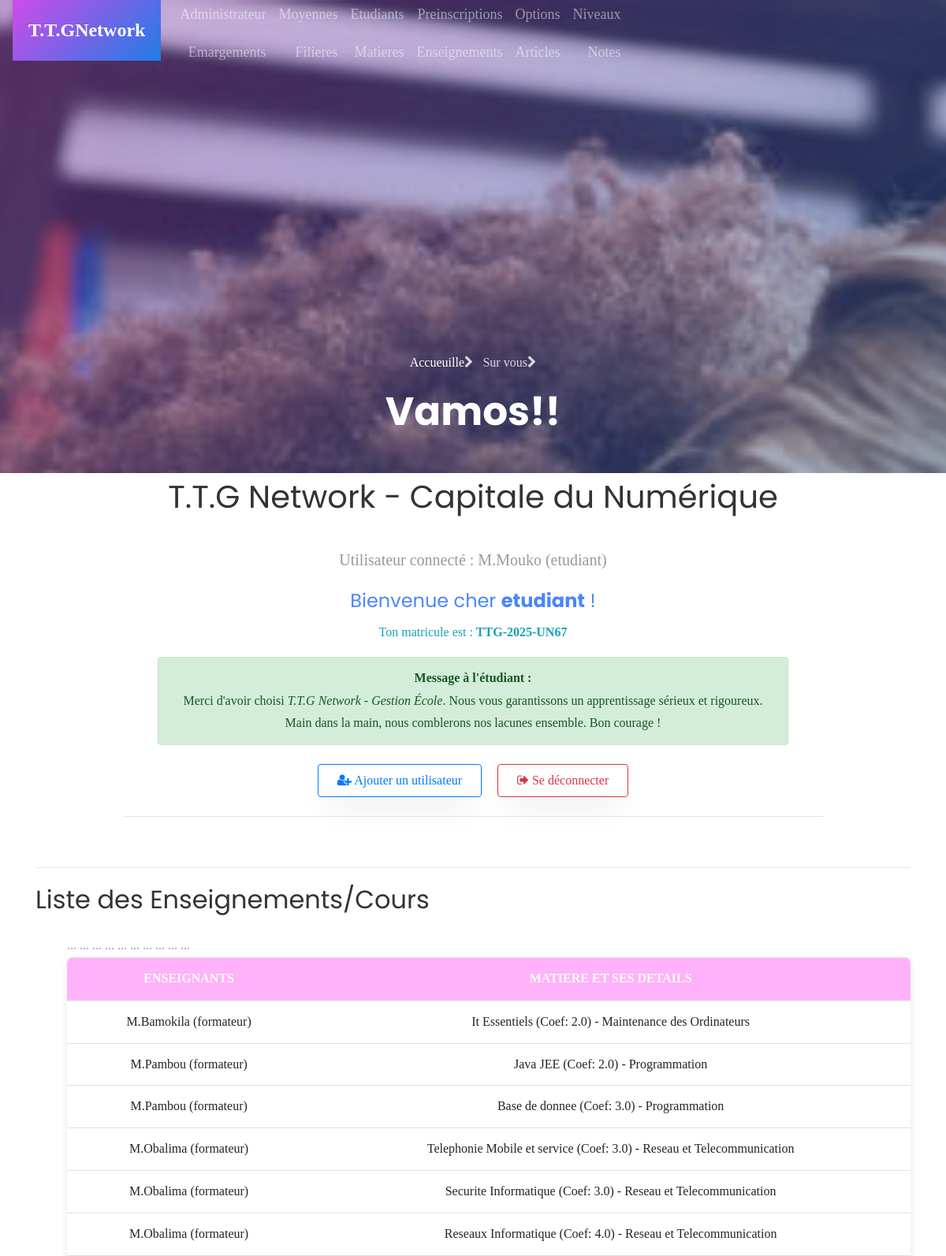
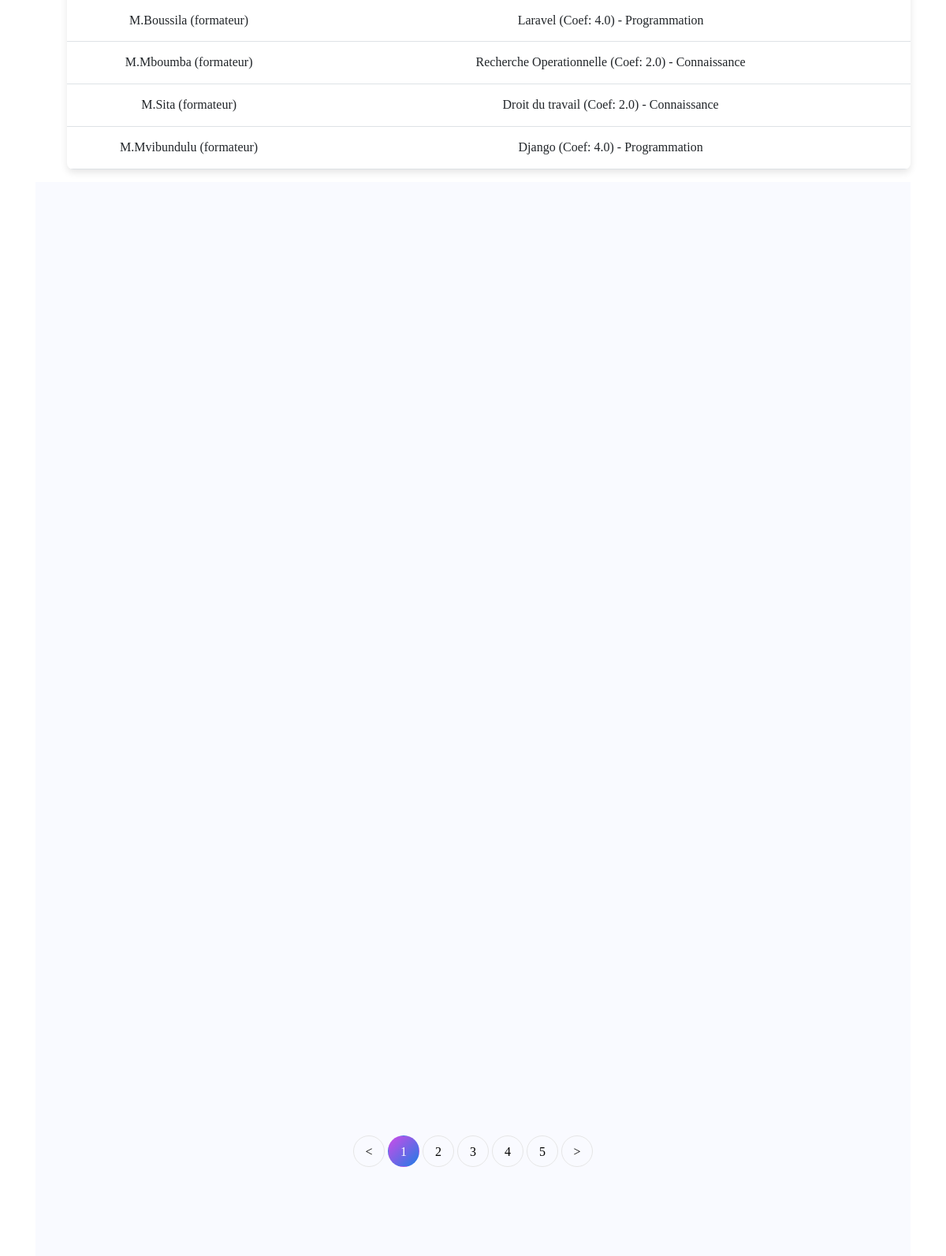
/enseignement (signed in, upper part), run on the app's committed database (2 pictures, top to bottom).
### core/models.py (models this page shows, shortened)
class User(AbstractUser):
    ROLES = (
        ('admin', 'Administrateur'),
        ('formateur', 'Formateur'),
        ('etudiant', 'Étudiant'),
        ('parent', 'Parent'),
    )
    role = models.CharField(max_length=20, choices=ROLES)
    code_formateur = models.CharField(max_length=10, unique=True, null=True, blank=True)
    code_parent = models.CharField(max_length=10, unique=True, null=True, blank=True)
    matricule = models.CharField(max_length=30, unique=True, null=True, blank=True)
    def __str__(self):
        return f"{self.username} ({self.role})"

class Enseignement(models.Model):
    formateur = models.ForeignKey(User, on_delete=models.CASCADE, limit_choices_to={'role': 'formateur'})
    matiere = models.ForeignKey(Matiere, on_delete=models.CASCADE)

class Matiere(models.Model):
    nom = models.CharField(max_length=100)
    coefficient = models.FloatField()
    option = models.ForeignKey(Option, on_delete=models.CASCADE)
    def __str__(self):
        return f"{self.nom} (Coef: {self.coefficient}) - {self.option.nom if self.option else 'Option ?'}"

class Option(models.Model):
    nom = models.CharField(max_length=100)
    filiere = models.ForeignKey(Filiere, on_delete=models.CASCADE)
    class Meta:
        constraints = [
            models.UniqueConstraint(fields=['nom', 'filiere'], name='unique_option_par_filiere_et_niveau')
        ]
        verbose_name = "Option"
        verbose_name_plural = "Options"

### core/views.py (the view)
# urls.py: path('enseignement', views.enseignements_view, name='enseignement'),
@login_required
def enseignements_view(request):
    enseignements = Enseignement.objects.all()
    return render(request, 'liste_enseignements.html', {'enseignements': enseignements})

### core/templates/liste_enseignements.html (shortened to what this page needs)
{% extends "base.html" %}
{% block content %}
  <hr>
  <h2>Liste des Enseignements/Cours</h2>
  <ul>
      <table class="table">
        <thead>
          <th>Enseignants</th>
          <th>Matiere et ses details</th>
        </thead>
        {% for enseignement in enseignements %}
        <tbody>
            <td>{{ enseignement.formateur }}</td>
            <td>{{ enseignement.matiere }}</td>
        </tbody>
        {% endfor %}
      </table>
  </ul>
  <section class="ftco-section bg-light">
		<div class="container">
			<div class="row">
			</div>
			<div class="row mt-5">
				<div class="col text-center">
					<div class="block-27">
						<ul>
							<li><a href="#">&lt;</a></li>
							<li class="active"><span>1</span></li>
							<li><a href="#">2</a></li>
							<li><a href="#">3</a></li>
							<li><a href="#">4</a></li>
							<li><a href="#">5</a></li>
							<li><a href="#">&gt;</a></li>
						</ul>
					</div>
				</div>
			</div>
		</div>
	</section>
{% endblock %}

### core/templates/base.html (shortened to what this page needs)
<!DOCTYPE html>
<html lang="en">
  {% load static %}
<head>
	<link rel="stylesheet" href="https://stackpath.bootstrapcdn.com/font-awesome/4.7.0/css/font-awesome.min.css">
	<link rel="stylesheet" href="{% static 'css/animate.css' %}">
	<link rel="stylesheet" href="{% static 'css/feuille.css' %}">
	<link rel="stylesheet" href="{% static 'css/owl.carousel.min.css' %}">
	<link rel="stylesheet" href="{% static 'css/owl.theme.default.min.css' %}">
	<link rel="stylesheet" href="{% static 'css/magnific-popup.css' %}">
	<link rel="stylesheet" href="{% static 'css/bootstrap-datepicker.css' %}">
	<link rel="stylesheet" href="{% static 'css/jquery.timepicker.css' %}">
	<link rel="stylesheet" href="{% static 'css/flaticon.css' %}">
	<link rel="stylesheet" href="{% static 'css/style.css' %}">
</head>
<body>
	<nav class="navbar navbar-expand-lg navbar-dark ftco_navbar bg-dark ftco-navbar-light" id="ftco-navbar">
		<div class="container">
			<a class="navbar-brand" href="index.html"><span>T.T.G</span>Network</a>
			<div class="collapse navbar-collapse" id="ftco-nav" style="font-family:Georgia, 'Times New Roman', Times, serif;font-size:large;">
				<ul class="navbar-nav ml-auto">
          <div>
            <li class="nav-item"><a href="{% url 'admin:index' %}" class="nav-link">Administrateur</a></li>
            <li class="nav-item"><a href="{% url 'liste_emargements' %}" class="nav-link">Emargements</a></li>
          </div>
					<div>
            <li class="nav-item"><a href="{% url 'recherche_moyenne' %}" class="nav-link">Moyennes</a></li>
            <li class="nav-item"><a href="{% url 'filiere' %}" class="nav-link">Filieres</a></li>
          </div>
          <div>
            <li class="nav-item"><a href="{% url 'etudiant' %}" class="nav-link">Etudiants</a></li>
            <li class="nav-item"><a href="{% url 'matiere' %}" class="nav-link">Matieres</a></li>
          </div>
					<div>
            <li class="nav-item"><a href="{% url 'preinscription' %}" class="nav-link">Preinscriptions</a></li>
            <li class="nav-item"><a href="{% url 'enseignement' %}" class="nav-link">Enseignements</a></li>
          </div>
          <div>
            <li class="nav-item"><a href="{% url 'options' %}" class="nav-link">Options</a></li>
            <li class="nav-item"><a href="{% url 'article' %}" class="nav-link">Articles</a></li>
          </div>
          <div>
            <li class="nav-item"><a href="{% url 'niveau' %}" class="nav-link">Niveaux</a></li>
            <li class="nav-item"><a href="{% url 'note' %}" class="nav-link">Notes</a></li>
          </div>
				</ul>
			</div>
		</div>
    <div class="collapse navbar-collapse" id="ftco-nav">
			</div>
	</nav>
	<section class="hero-wrap hero-wrap-2" style="background-image: url('/static/images/image_4.jpg');">
		<div class="overlay"></div>
		<div class="container">
			<div class="row no-gutters slider-text align-items-end justify-content-center">
				<div class="col-md-9 ftco-animate pb-5 text-center">
					<p class="breadcrumbs"><span class="mr-2"><a href="{% url 'connexion' %}">Accueuille<i class="fa fa-chevron-right"></i></a></span> <span>Sur vous<i class="fa fa-chevron-right"></i></span></p>
					<h1 class="mb-0 bread">Vamos!!</h1>
				</div>
			</div>
		</div>
	</section>
  <section>
    <div class="container" id="base">
        <h1>T.T.G Network - Capitale du Numérique</h1>
    <main class="py-4 text-center">
      <p class="lead">Utilisateur connecté : <strong>{{ user }}</strong></p>
      {% if user.is_authenticated %}
        {% if user.role %}
          <p class="text-primary h4">Bienvenue cher <strong>{{ user.role }}</strong> !</p>
        {% else %}
          <p class="text-primary h4">Bienvenue cher <strong>Admin</strong> !</p>
        {% endif %}
        {% if user.matricule %}
          <p class="text-info">Ton matricule est : <strong>{{ user.matricule }}</strong></p>
          <div class="alert alert-success" role="alert" style="max-width: 800px; margin: auto;">
            <strong>Message à l'étudiant :</strong><br>
            Merci d'avoir choisi <em>T.T.G Network - Gestion École</em>. Nous vous garantissons un apprentissage sérieux et rigoureux. Main dans la main, nous comblerons nos lacunes ensemble. Bon courage !
          </div>
        {% else %}
          <div class="alert alert-dark" role="alert" style="max-width: 800px; margin: auto;">
            <strong>Message à l’administrateur :</strong><br>
            Merci pour votre dévouement. Votre autorité est un symbole de notre confiance. Prenez soin de votre santé pour assurer la continuité des opérations !
          </div>
        {% endif %}
      {% endif %}
      <div class="mt-4 d-flex justify-content-center gap-3" style="gap: 20px;">
        <a href="{% url 'urlregister' %}" class="btn btn-outline-primary px-4 py-2">
          <i class="fa fa-user-plus"></i> Ajouter un utilisateur
        </a>
        <a href="{% url 'urllogout' %}" class="btn btn-outline-danger px-4 py-2">
          <i class="fa fa-sign-out"></i> Se déconnecter
        </a>
      </div>
      <hr class="my-4" style="width: 80%;">
    </main>
    </div>
  </section>
  <section >
    <div class="container">
      {% block content %}{% endblock %}
    </div>
  </section>
</body>
</html>

### core/static/css/feuille.css (style rules this page uses)
section { font-family:Cambria, Cochin, Georgia, Times, 'Times New Roman', serif; font-family: 'Franklin Gothic Medium', 'Arial Narrow', Arial, sans-serif; }
div { font-family:Cambria, Cochin, Georgia, Times, 'Times New Roman', serif; }
#base { text-align: center; font-family:Cambria, Cochin, Georgia, Times, 'Times New Roman', serif; width: 100%; }
table { width: 100%; text-align:justify; }
#ftco-nav { font-family: 'Franklin Gothic Medium', 'Arial Narrow', Arial, sans-serif; text-align: end; content: ''; display: block; width: 60%; height: 4px; margin: 8px auto 0; border-radius: 2px; }

### core/templates/base.html (style rules this page uses)
h2::after { font-family: 'Franklin Gothic Medium', 'Arial Narrow', Arial, sans-serif; text-align: center; content: ''; display: block; width: 60%; height: 4px; margin: 8px auto 0; border-radius: 2px; }
table { width: 90%; margin: 0 auto; border-collapse: collapse; background-color: #ffffff; box-shadow: 0 4px 10px rgba(0, 0, 0, 0.1); border-radius: 8px; overflow: hidden; }
thead { background-color:rgba(255, 0, 234, 0.3); color: white; text-transform: uppercase; }
th, td { padding: 14px 20px; border-bottom: 1px solid #dee2e6; text-align: center; }

### data on the page
User: username+role "M.Mouko (etudiant)", role "etudiant", matricule "TTG-2025-UN67"
Enseignement: formateur "M.Bamokila (formateur)", matiere "It Essentiels (Coef: 2.0) - Maintenance des Ordinateurs"
Enseignement: formateur "M.Pambou (formateur)", matiere "Java JEE (Coef: 2.0) - Programmation"
Enseignement: formateur "M.Pambou (formateur)", matiere "Base de donnee (Coef: 3.0) - Programmation"
Enseignement: formateur "M.Obalima (formateur)", matiere "Telephonie Mobile et service (Coef: 3.0) - Reseau et Telecommunication"
Enseignement: formateur "M.Obalima (formateur)", matiere "Securite Informatique (Coef: 3.0) - Reseau et Telecommunication"
Enseignement: formateur "M.Obalima (formateur)", matiere "Reseaux Informatique (Coef: 4.0) - Reseau et Telecommunication"
Enseignement: formateur "M.Boussila (formateur)", matiere "Laravel (Coef: 4.0) - Programmation"
Enseignement: formateur "M.Mboumba (formateur)", matiere "Recherche Operationnelle (Coef: 2.0) - Connaissance"
Enseignement: formateur "M.Sita (formateur)", matiere "Droit du travail (Coef: 2.0) - Connaissance"
Enseignement: formateur "M.Mvibundulu (formateur)", matiere "Django (Coef: 4.0) - Programmation"
